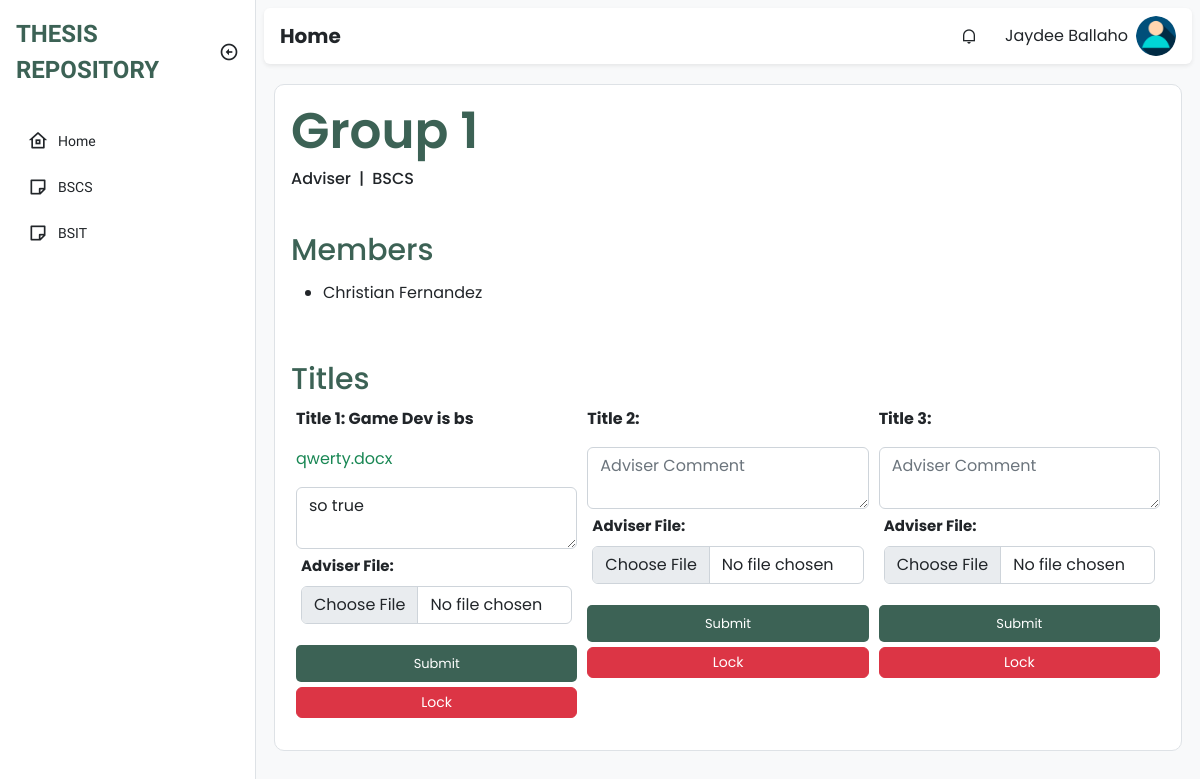
Page /adviser/advisee.php?groupnum=1&course=BSCS (signed in) on the earlier database version.
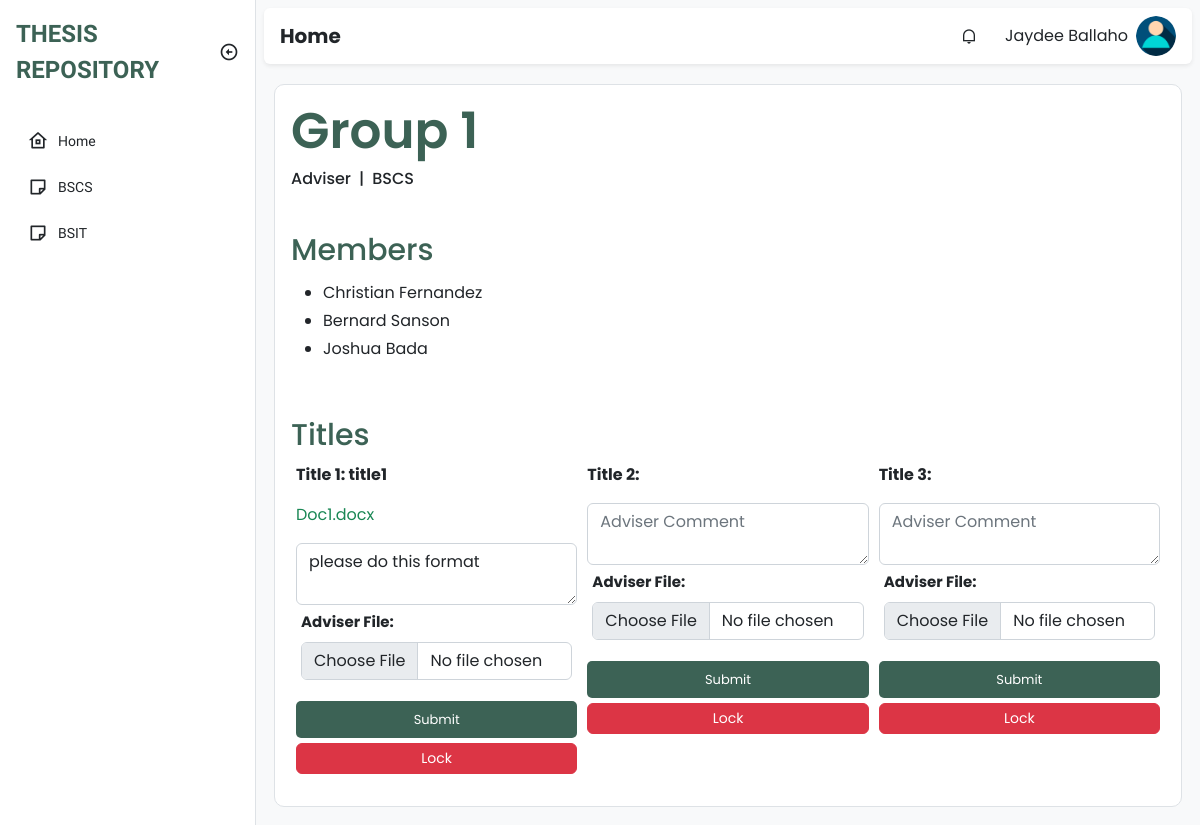
Same page on the later database version.
### tables this page shows
CREATE TABLE `student` (
  `id` int(11) NOT NULL,
  `firstname` varchar(255) NOT NULL,
  `middle_name` varchar(255) NOT NULL,
  `lastname` varchar(255) NOT NULL,
  `username` varchar(255) NOT NULL,
  `email` varchar(100) NOT NULL,
  `password` varchar(255) NOT NULL,
  `type` varchar(100) NOT NULL,
  `course` varchar(100) NOT NULL,
  `year_and_section` varchar(20) NOT NULL,
  `sem` varchar(100) NOT NULL,
  `school_year` varchar(50) NOT NULL,
  `your_adviser` varchar(100) NOT NULL,
  `your_group` int(10) NOT NULL,
  `created_at` timestamp NOT NULL DEFAULT current_timestamp(),
  `updated_at` timestamp NOT NULL DEFAULT current_timestamp() ON UPDATE current_timestamp()
);

CREATE TABLE `group_files` (
  `id` int(11) NOT NULL,
  `group_id` int(11) NOT NULL,
  `group_num` int(11) NOT NULL,
  `title1` varchar(255) DEFAULT NULL,
  `title1_file` varchar(255) DEFAULT NULL,
  `title1_comment` varchar(255) DEFAULT NULL,
  `title1_adviser_file` varchar(255) DEFAULT NULL,
  `lock1` tinyint(1) DEFAULT NULL,
  `title2` varchar(255) DEFAULT NULL,
  `title2_file` varchar(255) DEFAULT NULL,
  `title2_comment` varchar(255) DEFAULT NULL,
  `title2_adviser_file` varchar(255) DEFAULT NULL,
  `lock2` tinyint(1) DEFAULT NULL,
  `title3` varchar(255) DEFAULT NULL,
  `title3_file` varchar(255) DEFAULT NULL,
  `title3_comment` varchar(255) DEFAULT NULL,
  `title3_adviser_file` varchar(255) NOT NULL,
  `lock3` tinyint(1) NOT NULL
);

### class/student.class.php (called while the page is built, shortened)
<?php
class Student{
    protected $db;
    function __construct()
    {
        $this->db = new Database();
    }
            ?>
            <?php
    function show_group($group_id, $curriculum){
        $sql = "SELECT * FROM group_files WHERE group_id IN (SELECT id FROM groups WHERE group_number = :groupid AND curriculum = :course)";
        $query=$this->db->connect()->prepare($sql);
        $query->bindParam(':groupid', $group_id);
        $query->bindParam(':course', $curriculum);
        if($query->execute()){
            $data2 = $query->fetchAll();
        }
        return $data2;
    }
    function show_group_members($groupnum, $curriculum){
        $sql = "SELECT * FROM student WHERE your_group=:groupnum AND course=:curriculum";
        $query=$this->db->connect()->prepare($sql);
        $query->bindParam(':groupnum', $groupnum);
        $query->bindParam(':curriculum', $curriculum);
        if($query->execute()){
            $data = $query->fetchAll();
        }
        return $data;
    }
}
?>

### class/database.sample.php (called while the page is built)
<?php
class Database{
    private $host = 'localhost';
    private $username = 'root';
    private $password = '';
    private $database = 'tams';
    protected $connection;
    function connect(){
        try
			{
				$this->connection = new PDO("mysql:host=$this->host;dbname=$this->database",
											$this->username, $this->password);
			}
			catch (PDOException $e)
			{
				echo "Connection error " . $e->getMessage();
			}
        return $this->connection;
    }
}
?>

### adviser/advisee.php (the view, shortened to what this page needs)
<!DOCTYPE html>
<html lang="en">
<head>
  <link href="https://cdn.jsdelivr.net/npm/remixicon@2.5.0/fonts/remixicon.css" rel="stylesheet" />
  <link rel="stylesheet" href="https://cdn.datatables.net/1.13.1/css/dataTables.bootstrap5.min.css">
  <link rel="stylesheet" href="https://cdn.datatables.net/responsive/2.4.0/css/responsive.bootstrap.min.css">
  <link rel="stylesheet" href="../assets/css/bootstrap.min.css" />
  <link rel="stylesheet" href="../assets/css/style.css" />
</head>
<body>
  <div class="sidebar position-fixed top-0 bottom-0 bg-white border-end">
    <div class="d-flex align-items-center p-3">
      <a href="#" class="sidebar-logo text-uppercase fw-bold text-decoration-none text-indigo fs-4">Thesis Repository</a>
      <i class="sidebar-toggle ri-arrow-left-circle-line ms-auto fs-5 d-none d-md-block"></i>
    </div>
    <ul class="sidebar-menu p-3 m-0 mb-0">
      <li class="sidebar-menu-item">
        <a href="home.php ">
          <i class="ri-home-8-line sidebar-menu-item-icon"></i>
          Home
        </a>
      </li>
      <li class="sidebar-menu-item">
        <a href="bscs.php">
          <i class="ri-sticky-note-line sidebar-menu-item-icon"></i>
          BSCS
        </a>
      </li>
      <li class="sidebar-menu-item">
        <a href="bsit.php">
          <i class="ri-sticky-note-line sidebar-menu-item-icon"></i>
          BSIT
        </a>
      </li>
    </ul>
  </div>
  <main class="bg-light">
    <div class="p-2">
      <nav class="px-3 py-2 bg-white rounded shadow-sm">
        <h5 class="fw-bold mb-0 me-auto">Home</h5>
        <div class="dropdown me-3 d-none d-sm-block">
          <div class="cursor-pointer dropdown-toggle navbar-link" data-bs-toggle="dropdown" aria-expanded="false">
            <i class="ri-notification-line"></i>
          </div>
        </div>
        <div class="dropdown">
          <div class="d-flex align-items-center cursor-pointer dropdown-toggle" data-bs-toggle="dropdown" aria-expanded="false">
            <span class="me-2 d-none d-sm-block"><?php echo $_SESSION['fullname'] ?></span>
            <img class="navbar-profile-image" src="../img/u-icon.png" alt="Image" />
          </div>
        </div>
      </nav>
      <div class="py-4">
        <div class="main-content border">
          <div class="head-number p-3">
            <h2>Group <?php echo $_GET['groupnum'] ?></h2>
              <div class="sub d-flex">
                <h6> Adviser </h6>
                <h6 class="slash-padding"> | </h6>
                <h6><?php echo $_GET['course'] ?></h6>
              </div>
          </div>
          <div class="members p-3">
            <span>Members</span>
            <div class="list-mem pt-2">
              <ul>
                <?php
                require_once '../class/student.class.php';
                $student = new Student();
                foreach ($student->show_group_members($_GET['groupnum'], $_GET['course']) as $value) {
                ?>
                  <li class="pb-1"><?php echo $value['firstname'] . " " . $value['lastname'] ?></li>
                <?php
                }
                ?>
              </ul>
            </div>
          </div>
          <div class="titles-up p-3">
            <span>Titles</span>
            <div class="uploading">
              <?php
              require_once '../class/student.class.php';
              $student = new Student();
              foreach ($student->show_group($_GET['groupnum'], $_GET['course']) as $value) {
              ?>
                <form action="add_comment.php" method="POST" enctype="multipart/form-data">
                  <div class="mb-3">
                    <p class="me-3 fw-bold">Title 1: <?php echo $value['title1'] ?></p>
                    <p class="me-3"><a href="advisee.php?file=<?php echo $value['title1_file'] ?>"><?php echo $value['title1_file'] ?></a></p>
                    <textarea required class="form-control" name="comment" placeholder="Adviser Comment"><?php echo $value['title1_comment'] ?></textarea>
                    <div class="mb-3">
                      <label for="formFile" class="form-label">Adviser File:</label>
                      <input class="form-control" type="file" id="formFile" name="myfile">
                    </div>
                    <input type="submit" name="submit1" id="submit" value="Submit">
                    <button onclick="return confirm('Are you sure to Lock?')" class="btn btn-danger" style="width: 100%; color:#fff; padding: 4px 9px; font-size: 14px; margin-top: 5px" name="lock1" form="lockTitle">Lock</button>
                  </div>
                </form>
                <form action="add_comment.php" method="POST" enctype="multipart/form-data">
                  <div class="mb-3">
                    <p class="me-3 fw-bold">Title 2: <?php echo $value['title2'] ?></p>
                    <textarea required class="form-control" name="comment" placeholder="Adviser Comment"><?php echo $value['title2_comment'] ?></textarea>
                    <div class="mb-3">
                      <label for="formFile" class="form-label">Adviser File:</label>
                      <input class="form-control" type="file" id="formFile" name="myfile">
                    </div>
                    <input type="submit" name="submit2" id="submit" value="Submit">
                    <button onclick="return confirm('Are you sure to Lock?')" class="btn btn-danger" style="width: 100%; color:#fff; padding: 4px 9px; font-size: 14px; margin-top: 5px" name="lock2" form="lockTitle">Lock</button>
                  </div>
                </form>
                <form action="add_comment.php" method="POST" enctype="multipart/form-data">
                  <div class="mb-3">
                    <p class="me-3 b fw-bold">Title 3: <?php echo $value['title3'] ?></p>
                    <textarea required class="form-control" name="comment" placeholder="Adviser Comment"><?php echo $value['title3_comment'] ?></textarea>
                    <div class="mb-3">
                      <label for="formFile" class="form-label">Adviser File:</label>
                      <input class="form-control" type="file" id="formFile" name="myfile">
                    </div>
                    <input type="submit" name="submit3" id="submit" value="Submit">
                    <button onclick="return confirm('Are you sure to Lock?')" class="btn btn-danger" style="width: 100%; color:#fff; padding: 4px 9px; font-size: 14px; margin-top: 5px" name="lock3" form="lockTitle">Lock</button>
                  </div>
                </form>
              <?php
              }
              ?>
            </div>
          </div>
        </div>
      </div>
    </div>
  </main>
</body>
</html>

### assets/css/style.css (style rules this page uses)
:root { --bs-blue: #0d6efd; --bs-indigo: #6610f2; --bs-purple: #6f42c1; --bs-pink: #d63384; --bs-red: #dc3545; --bs-orange: #fd7e14; --bs-yellow: #ffc107; --bs-green: #198754; --bs-teal: #20c997; --bs-cyan: #0dcaf0; --bs-black: #000; --bs-white: #fff; --bs-gray: #6c757d; --bs-gray-dark: #343a40; --bs-gray-100: #f8f9fa; --bs-gray-200: #e9ecef; --bs-gray-300: #dee2e6; --bs-gray-400: #ced4da; --bs-gray-500: #adb5bd; --bs-gray-600: #6c757d; --bs-gray-700: #495057; --bs-gray-800: #343a40; --bs-gray-900: #212529; --bs-primary: #0d6efd; --bs-secondary: #6c757d; --bs-success: #198754; --bs-info: #0dcaf0; --bs-warning: #ffc107; --bs-danger: #dc3545; --bs-light: #f8f9fa; --bs-dark: #212529; --bs-primary-rgb: 13, 110, 253; --bs-secondary-rgb: 108, 117, 125; --bs-success-rgb: 25, 135, 84; --bs-info-rgb: 13, 202, 240; --bs-warning-rgb: 255, 193, 7; --bs-danger-rgb: 220, 53, 69; --bs-light-rgb: 248, 249, 250; --bs-dark-rgb: 33, 37, 41; --bs-white-rgb: 255, 255, 255; --bs-black-rgb: 0, 0, 0; --bs-body-color-rgb: 33, 37, 41; --bs-body-bg-rgb: 255, 255, 255; --bs-font-sans-serif: system-ui, -apple-system, "Segoe UI", Roboto, "Helvetica Neue", "Noto Sans", "Liberation Sans", Arial, sans-serif, "Apple Color Emoji", "Segoe UI Emoji", "Segoe UI Symbol", "Noto Color Emoji"; --bs-font-monospace: SFMono-Regular, Menlo, Monaco, Consolas, "Liberation Mono", "Courier New", monospace; --bs-gradient: linear-gradient(180deg, rgba(255, 255, 255, 0.15), rgba(255, 255, 255, 0)); --bs-body-font-family: var(--bs-font-sans-serif); --bs-body-font-size: 1rem; --bs-body-font-weight: 400; --bs-body-line-height: 1.5; --bs-body-color: #212529; --bs-body-bg: #fff; --bs-border-width: 1px; --bs-border-style: solid; --bs-border-color: #dee2e6; --bs-border-color-translucent: rgba(0, 0, 0, 0.175); --bs-border-radius: 0.375rem; --bs-border-radius-sm: 0.25rem; --bs-border-radius-lg: 0.5rem; --bs-border-radius-xl: 1rem; --bs-border-radius-2xl: 2rem; --bs-border-radius-pill: 50rem; --bs-heading-color: ; --bs-link-color: #0d6efd; --bs-link-hover-color: #0a58ca; --bs-code-color: #d63384; --bs-highlight-bg: #fff3cd; --maincolor: #3C6255; --maincolorMdark: #61876E; --maincolor_light: rgb(180, 224, 183); --cancelcolor: #EB1D36; --cancelcolor_light: #FA9494; --uppernav: #FFFBF5; }
body { font-family: 'Work Sans', sans-serif; }
.text-indigo:hover, .text-indigo { color: var(--maincolor); }
.dropdown-toggle::after { display: none; }
.cursor-pointer { cursor: pointer; }
.sidebar.collapsed:hover, .sidebar { width: 16rem; overflow-y: auto; transition: width .2s, left .2s; left: 0; z-index: 500; }
.sidebar-toggle { cursor: pointer; transition: .2s; }
.sidebar-menu { list-style-type: none; }
.sidebar-menu-item { margin-bottom: .25rem; }
.sidebar-menu-item a { text-decoration: none; display: flex; align-items: center; color: var(--bs-dark); padding: .375rem .75rem; border-radius: .375rem; font-size: .875rem; white-space: nowrap; }
.sidebar-menu-item > a { overflow: hidden; }
.sidebar-menu-item-icon { margin-right: .625rem; font-size: 1.25rem; }
main { padding-left: 0; min-height: 100vh; font-family: 'Poppins', sans-serif; }
nav { display: flex; align-items: center; }
.navbar-profile-image { width: 2.5rem; height: 2.5rem; object-fit: cover; border-radius: 50%; }
.navbar-link { width: 2.5rem; height: 2.5rem; display: flex; align-items: center; justify-content: center; border-radius: .25rem; }
@media (min-width: 768px) { main { transition: padding-left .2s; padding-left: 16rem; } }
label { font-size: 13px; }
a { text-decoration: none; color: var(--bs-green); }
.py-4 { padding: 10px !important; height: 100%; width: 100%; margin-top: 10px; border-radius: 10px; }
.py-4 .main-content { width: 100%; height: 100%; background: #FFFFFF; border-radius: 10px; }
.head-number h2 { font-size: 50px; font-weight: 600; color: var(--maincolor); }
.main-content span { font-size: 30px; color: var(--maincolor); font-weight: 500; }
.main-content .titles-up { width: 100%; }
.main-content .titles-up input { width: 100%; }
.main-content .titles-up .uploading { display: flex; justify-content: space-evenly; }
.main-content .titles-up .mb-3 { display: block; margin: 5px; }
#submit { border-radius: 5px; outline: none; border: none; font-size: 13px; padding: 9px 9px; margin-top: 5px; background: var(--maincolor); color: white; }
.form-label { font-size: 15px; font-weight: 700; }
.slash-padding { padding: 0 8px; }

Differences in the rows shown:
removed group_files: title1 "Game Dev is bs", title1_file "qwerty.docx", comment "so true"
added student: firstname "Bernard", lastname "Sanson"
added student: firstname "Joshua", lastname "Bada"
now on this page (row edited): group_files: title1 "title1", title1_file "Doc1.docx", comment "please do this format"
